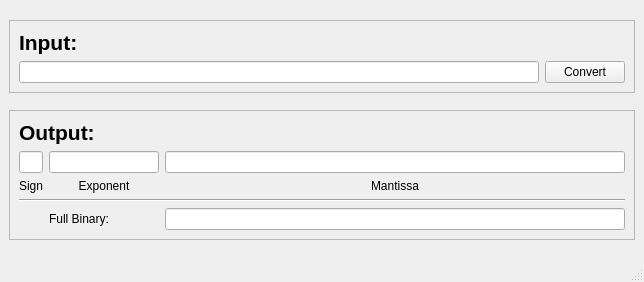
<?xml version="1.0" encoding="UTF-8"?>
<ui version="4.0">
 <class>MainWindow</class>
 <widget class="QMainWindow" name="MainWindow">
  <property name="geometry">
   <rect>
    <x>0</x>
    <y>0</y>
    <width>637</width>
    <height>282</height>
   </rect>
  </property>
  <property name="sizePolicy">
   <sizepolicy hsizetype="Preferred" vsizetype="Preferred">
    <horstretch>0</horstretch>
    <verstretch>0</verstretch>
   </sizepolicy>
  </property>
  <property name="windowTitle">
   <string>MainWindow</string>
  </property>
  <widget class="QWidget" name="centralwidget">
   <layout class="QVBoxLayout" name="verticalLayout">
    <item>
     <widget class="QFrame" name="frame">
      <property name="sizePolicy">
       <sizepolicy hsizetype="Preferred" vsizetype="Maximum">
        <horstretch>0</horstretch>
        <verstretch>0</verstretch>
       </sizepolicy>
      </property>
      <property name="frameShape">
       <enum>QFrame::StyledPanel</enum>
      </property>
      <property name="frameShadow">
       <enum>QFrame::Raised</enum>
      </property>
      <layout class="QGridLayout" name="gridLayout_2">
       <item row="1" column="2">
        <widget class="QPushButton" name="convertButton">
         <property name="text">
          <string>Convert</string>
         </property>
        </widget>
       </item>
       <item row="0" column="1" colspan="2">
        <widget class="QLabel" name="label">
         <property name="font">
          <font>
           <pointsize>16</pointsize>
           <weight>75</weight>
           <italic>false</italic>
           <bold>true</bold>
           <underline>false</underline>
          </font>
         </property>
         <property name="text">
          <string>Input:</string>
         </property>
         <property name="alignment">
          <set>Qt::AlignLeading|Qt::AlignLeft|Qt::AlignVCenter</set>
         </property>
        </widget>
       </item>
       <item row="1" column="1">
        <widget class="QLineEdit" name="inputLineEdit">
         <property name="alignment">
          <set>Qt::AlignCenter</set>
         </property>
         <property name="readOnly">
          <bool>false</bool>
         </property>
        </widget>
       </item>
      </layout>
     </widget>
    </item>
    <item>
     <widget class="QFrame" name="frame_2">
      <property name="sizePolicy">
       <sizepolicy hsizetype="Preferred" vsizetype="Maximum">
        <horstretch>0</horstretch>
        <verstretch>0</verstretch>
       </sizepolicy>
      </property>
      <property name="frameShape">
       <enum>QFrame::StyledPanel</enum>
      </property>
      <property name="frameShadow">
       <enum>QFrame::Raised</enum>
      </property>
      <layout class="QGridLayout" name="gridLayout">
       <item row="2" column="0">
        <widget class="QLineEdit" name="signLineEdit">
         <property name="sizePolicy">
          <sizepolicy hsizetype="Fixed" vsizetype="Fixed">
           <horstretch>0</horstretch>
           <verstretch>0</verstretch>
          </sizepolicy>
         </property>
         <property name="minimumSize">
          <size>
           <width>10</width>
           <height>0</height>
          </size>
         </property>
         <property name="maximumSize">
          <size>
           <width>30</width>
           <height>16777215</height>
          </size>
         </property>
         <property name="readOnly">
          <bool>true</bool>
         </property>
        </widget>
       </item>
       <item row="3" column="1">
        <widget class="QLabel" name="label_3">
         <property name="text">
          <string>Exponent</string>
         </property>
         <property name="alignment">
          <set>Qt::AlignHCenter|Qt::AlignTop</set>
         </property>
        </widget>
       </item>
       <item row="3" column="0">
        <widget class="QLabel" name="label_2">
         <property name="text">
          <string>Sign</string>
         </property>
         <property name="alignment">
          <set>Qt::AlignHCenter|Qt::AlignTop</set>
         </property>
        </widget>
       </item>
       <item row="3" column="2">
        <widget class="QLabel" name="label_4">
         <property name="sizePolicy">
          <sizepolicy hsizetype="Preferred" vsizetype="Maximum">
           <horstretch>0</horstretch>
           <verstretch>0</verstretch>
          </sizepolicy>
         </property>
         <property name="text">
          <string>Mantissa</string>
         </property>
         <property name="alignment">
          <set>Qt::AlignHCenter|Qt::AlignTop</set>
         </property>
        </widget>
       </item>
       <item row="6" column="1">
        <widget class="QLabel" name="label_5">
         <property name="text">
          <string>Full Binary:</string>
         </property>
        </widget>
       </item>
       <item row="5" column="0" colspan="3">
        <widget class="Line" name="line">
         <property name="orientation">
          <enum>Qt::Horizontal</enum>
         </property>
        </widget>
       </item>
       <item row="2" column="2">
        <widget class="QLineEdit" name="mantissaLineEdit">
         <property name="sizePolicy">
          <sizepolicy hsizetype="Expanding" vsizetype="Fixed">
           <horstretch>0</horstretch>
           <verstretch>0</verstretch>
          </sizepolicy>
         </property>
         <property name="minimumSize">
          <size>
           <width>460</width>
           <height>0</height>
          </size>
         </property>
         <property name="baseSize">
          <size>
           <width>520</width>
           <height>0</height>
          </size>
         </property>
         <property name="readOnly">
          <bool>true</bool>
         </property>
        </widget>
       </item>
       <item row="6" column="2">
        <widget class="QLineEdit" name="fullBinaryLineEdit">
         <property name="readOnly">
          <bool>true</bool>
         </property>
        </widget>
       </item>
       <item row="2" column="1">
        <widget class="QLineEdit" name="exponentLineEdit">
         <property name="sizePolicy">
          <sizepolicy hsizetype="Fixed" vsizetype="Fixed">
           <horstretch>0</horstretch>
           <verstretch>0</verstretch>
          </sizepolicy>
         </property>
         <property name="minimumSize">
          <size>
           <width>110</width>
           <height>0</height>
          </size>
         </property>
         <property name="baseSize">
          <size>
           <width>110</width>
           <height>0</height>
          </size>
         </property>
         <property name="readOnly">
          <bool>true</bool>
         </property>
        </widget>
       </item>
       <item row="1" column="0" colspan="3">
        <widget class="QLabel" name="label_6">
         <property name="font">
          <font>
           <pointsize>16</pointsize>
           <weight>75</weight>
           <bold>true</bold>
          </font>
         </property>
         <property name="text">
          <string>Output:</string>
         </property>
         <property name="alignment">
          <set>Qt::AlignLeading|Qt::AlignLeft|Qt::AlignVCenter</set>
         </property>
        </widget>
       </item>
      </layout>
     </widget>
    </item>
   </layout>
  </widget>
  <widget class="QStatusBar" name="statusbar"/>
 </widget>
 <resources/>
 <connections/>
</ui>
